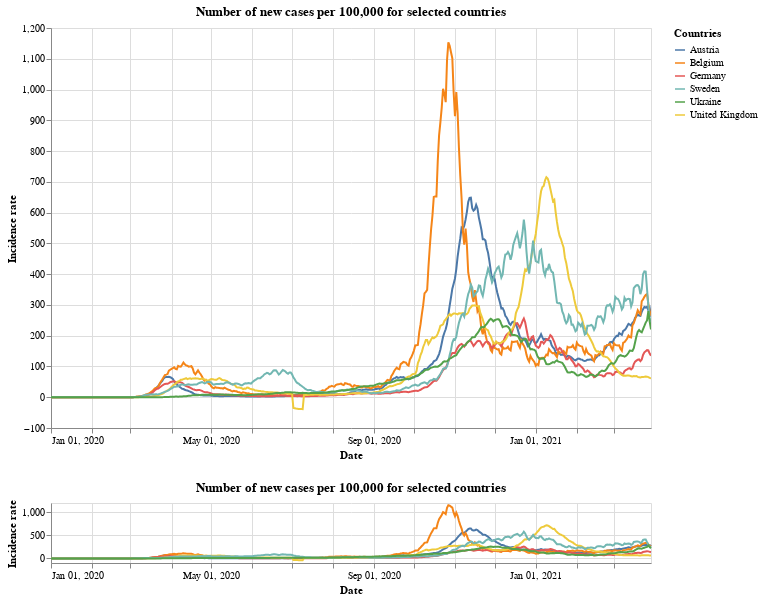

The code cell stored with this chart in its notebook:
### Markdown cell above
## New cases per 100,000

### Code cell
#collapse
brush = alt.selection(type='interval', encodings=['x'])

base = alt.Chart(x_small).mark_line().transform_window(
    rolling_mean='sum(new_cases_per)',
    frame=[-7, 0],
    groupby=['id']
).encode(
    x=alt.X("yearmonthdate(date):T",
            axis=alt.Axis(title='Date')
           ),
    y=alt.Y("rolling_mean:Q",
            axis=alt.Axis(title='Incidence rate')
           ),
    tooltip='id',
    color=alt.Color('id', legend=alt.Legend(title="Countries")),
    opacity=alt.condition(leg_selection, alt.value(1), alt.value(0.2))
).add_selection(leg_selection).properties(
    width=600,
    height=400,
    title='Number of new cases per 100,000 for selected countries'
)

upper = base.encode(
    alt.X('yearmonthdate(date):T',axis=alt.Axis(title='Date'),
          scale=alt.Scale(domain=brush))
)

lower = base.properties(
    height=60
).add_selection(brush)

upper & lower

### Figure 1 — Vega-Lite specification as saved in the notebook (floating-point values rounded to 4 significant figures; data arrays with more than 128 entries replaced by an {"elided": "..."} marker saying what was removed)
{"config": {"view": {"continuousWidth": 400, "continuousHeight": 300}}, "vconcat": [{"mark": "line", "encoding": {"color": {"type": "nominal", "field": "id", "legend": {"title": "Countries"}}, "opacity": {"condition": {"value": 1, "selection": "selector001"}, "value": 0.2}, "tooltip": {"type": "nominal", "field": "id"}, "x": {"type": "temporal", "axis": {"title": "Date"}, "field": "date", "scale": {"domain": {"selection": "selector004"}}, "timeUnit": "yearmonthdate"}, "y": {"type": "quantitative", "axis": {"title": "Incidence rate"}, "field": "rolling_mean"}}, "height": 400, "selection": {"selector001": {"type": "multi", "fields": ["id"], "bind": "legend"}}, "title": "Number of new cases per 100,000 for selected countries", "transform": [{"window": [{"op": "sum", "field": "new_cases_per", "as": "rolling_mean"}], "frame": [-7, 0], "groupby": ["id"]}], "width": 600}, {"mark": "line", "encoding": {"color": {"type": "nominal", "field": "id", "legend": {"title": "Countries"}}, "opacity": {"condition": {"value": 1, "selection": "selector001"}, "value": 0.2}, "tooltip": {"type": "nominal", "field": "id"}, "x": {"type": "temporal", "axis": {"title": "Date"}, "field": "date", "timeUnit": "yearmonthdate"}, "y": {"type": "quantitative", "axis": {"title": "Incidence rate"}, "field": "rolling_mean"}}, "height": 60, "selection": {"selector001": {"type": "multi", "fields": ["id"], "bind": "legend"}, "selector004": {"type": "interval", "encodings": ["x"]}}, "title": "Number of new cases per 100,000 for selected countries", "transform": [{"window": [{"op": "sum", "field": "new_cases_per", "as": "rolling_mean"}], "frame": [-7, 0], "groupby": ["id"]}], "width": 600}], "data": {"name": "data-4c2d49abf6512f740b39a5bb8287d9b3"}, "$schema": "https://vega.github.io/schema/vega-lite/v4.8.1.json", "datasets": {"data-4c2d49abf6512f740b39a5bb8287d9b3": {"elided": "2724 records"}}}
